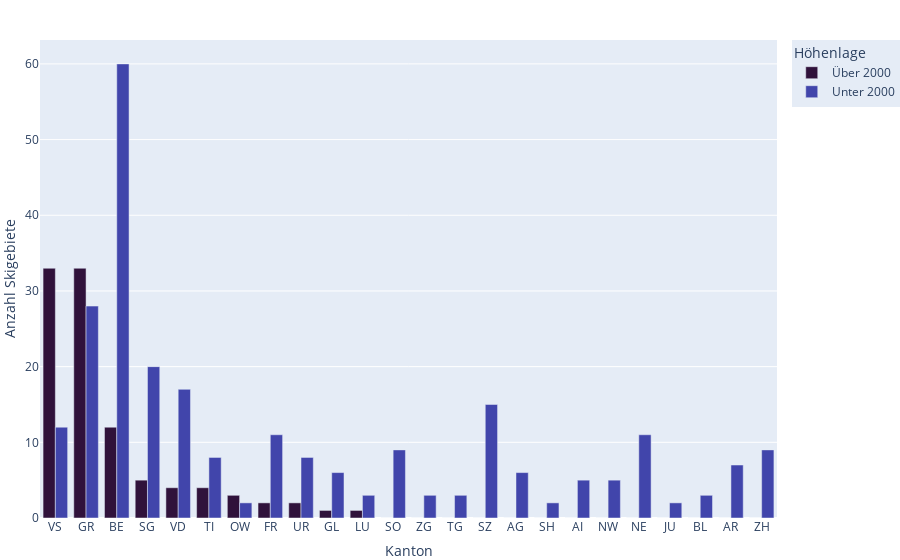

Notebook cell for this chart:
### Markdown cell above
Create chart

### Code cell
fig_bar = px.bar(df_Kanton_Höhe, 
                 x='Kanton', 
                 y = ["Über 2000","Unter 2000"],
                 height=400,
                 barmode='group',
                 labels={'Kanton':'Kanton', 'value': 'Anzahl Skigebiete'},
                 color_discrete_sequence=px.colors.sequential.Turbo
)

fig_bar.update_layout(margin={"r":0,"t":40,"l":0,"b":0},
                      showlegend = True,
                      legend=dict(title="Höhenlage",bgcolor = 'rgb(229,236,246)')
                     )

fig_bar.show()

### Figure 1 — Plotly figure (JSON) as saved in the notebook; plotly's stock layout.template omitted (floating-point values rounded to 4 significant figures)
{"data": [{"alignmentgroup": "True", "hovertemplate": "variable=Über 2000<br>Kanton=%{x}<br>Anzahl Skigebiete=%{y}<extra></extra>", "legendgroup": "Über 2000", "marker": {"color": "#30123b", "pattern": {"shape": ""}}, "name": "Über 2000", "offsetgroup": "Über 2000", "orientation": "v", "showlegend": true, "textposition": "auto", "type": "bar", "x": ["VS", "GR", "BE", "SG", "VD", "TI", "OW", "FR", "UR", "GL", "LU", "SO", "ZG", "TG", "SZ", "AG", "SH", "AI", "NW", "NE", "JU", "BL", "AR", "ZH"], "xaxis": "x", "y": [33, 33, 12, 5, 4, 4, 3, 2, 2, 1, 1, 0, 0, 0, 0, 0, 0, 0, 0, 0, 0, 0, 0, 0], "yaxis": "y"}, {"alignmentgroup": "True", "hovertemplate": "variable=Unter 2000<br>Kanton=%{x}<br>Anzahl Skigebiete=%{y}<extra></extra>", "legendgroup": "Unter 2000", "marker": {"color": "#4145ab", "pattern": {"shape": ""}}, "name": "Unter 2000", "offsetgroup": "Unter 2000", "orientation": "v", "showlegend": true, "textposition": "auto", "type": "bar", "x": ["VS", "GR", "BE", "SG", "VD", "TI", "OW", "FR", "UR", "GL", "LU", "SO", "ZG", "TG", "SZ", "AG", "SH", "AI", "NW", "NE", "JU", "BL", "AR", "ZH"], "xaxis": "x", "y": [12, 28, 60, 20, 17, 8, 2, 11, 8, 6, 3, 9, 3, 3, 15, 6, 2, 5, 5, 11, 2, 3, 7, 9], "yaxis": "y"}], "layout": {"autosize": true, "barmode": "group", "legend": {"bgcolor": "rgb(229,236,246)", "title": {"text": "Höhenlage"}, "tracegroupgap": 0}, "margin": {"b": 0, "l": 0, "r": 0, "t": 40}, "showlegend": true, "xaxis": {"anchor": "y", "autorange": true, "domain": [0, 1], "range": [-0.5, 23.5], "title": {"text": "Kanton"}, "type": "category"}, "yaxis": {"anchor": "x", "autorange": true, "domain": [0, 1], "range": [0, 63.16], "title": {"text": "Anzahl Skigebiete"}, "type": "linear"}}}
